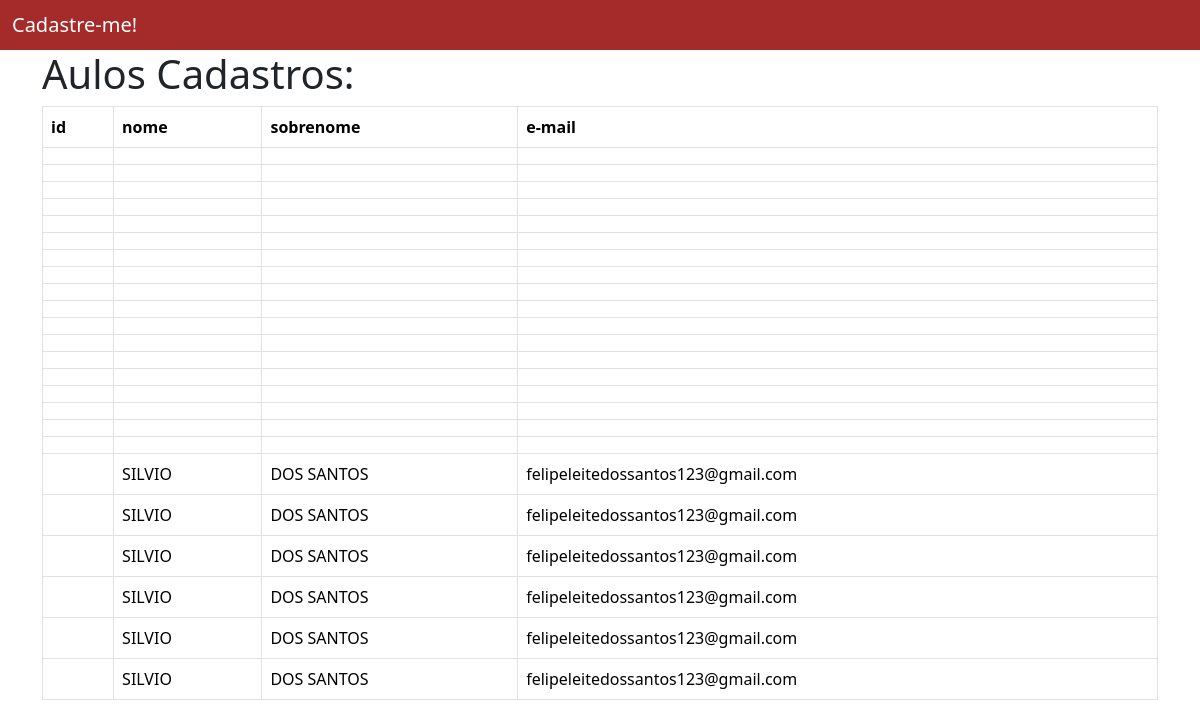
The app's page /usuarios/, older data.
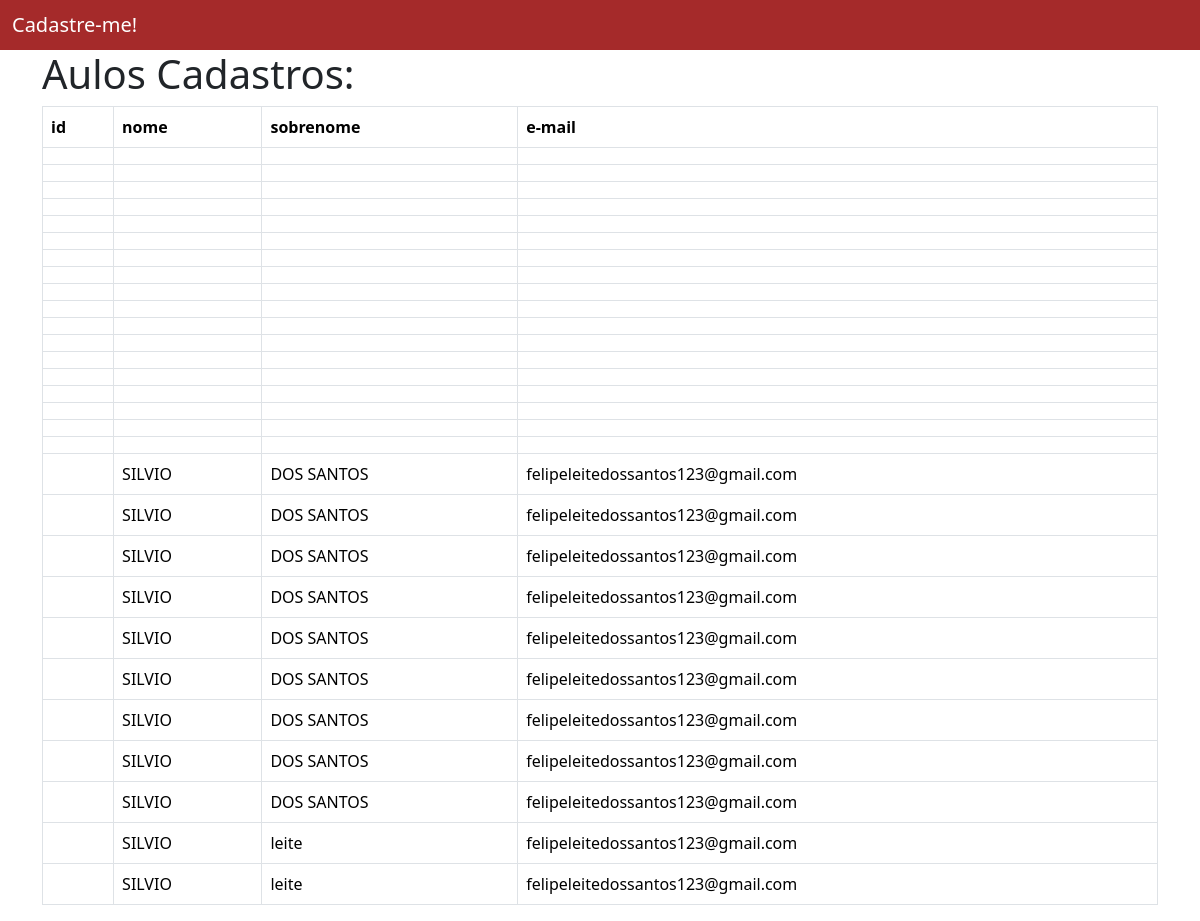
The same page, newer data.
### app_cad_usuarios/models.py (models this page shows)
class Usuario(models.Model):
    id_aluno = models.AutoField(primary_key=True)
    nome = models.TextField(max_length=255)
    sobrenome = models.TextField(max_length=255)
    email = models.TextField(max_length=255)

### app_cad_usuarios/views.py (the view)
# urls.py: path('usuarios/', views.usuarios, name='listagem_usuarios'),
def usuarios(request):
    if request.method == 'POST':
        novo_usuario = Usuario()
        novo_usuario.nome = request.POST.get('nome')
        novo_usuario.sobrenome = request.POST.get('sobrenome')
        novo_usuario.email = request.POST.get('email')
        novo_usuario.save()
    todos_usuarios = Usuario.objects.all()
    return render(request, 'usuarios/usuarios.html', {'usuarios': todos_usuarios})

### app_cad_usuarios/templates/usuarios/usuarios.html
{% extends 'usuarios/base.html' %}
{% block conteudo %}
<div class="container">
    <h1> Aulos Cadastros: </h1>
    <table class="table table-bordered table-stripe">
        <tr>
            <th>id</th>
            <th>nome</th>
            <th>sobrenome</th>
            <th>e-mail</th>
        </tr>
        {% for usuario in usuarios %}
            <tr>
                <td>{{ usuario.id }}</td>
                <td>{{ usuario.nome }}</td>
                <td>{{ usuario.sobrenome }}</td>
                <td>{{ usuario.email }}</td>
            </tr>
        {% endfor %}
    </table>
</div>
{% endblock %}

Row changes from the older to the newer data that the page shows:
added Usuario: nome "SILVIO", sobrenome "DOS SANTOS", email "felipeleitedossantos123@gmail.com"
added Usuario: nome "SILVIO", sobrenome "DOS SANTOS", email "felipeleitedossantos123@gmail.com"
added Usuario: nome "SILVIO", sobrenome "DOS SANTOS", email "felipeleitedossantos123@gmail.com"
added Usuario: nome "SILVIO", sobrenome "leite", email "felipeleitedossantos123@gmail.com"
added Usuario: nome "SILVIO", sobrenome "leite", email "felipeleitedossantos123@gmail.com"
